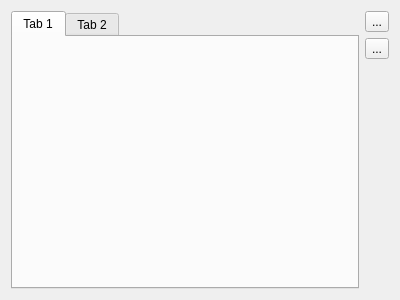
<?xml version="1.0" encoding="UTF-8"?>
<ui version="4.0">
 <class>MultiEdit</class>
 <widget class="QWidget" name="MultiEdit">
  <property name="geometry">
   <rect>
    <x>0</x>
    <y>0</y>
    <width>400</width>
    <height>300</height>
   </rect>
  </property>
  <property name="windowTitle">
   <string>Form</string>
  </property>
  <layout class="QHBoxLayout" name="horizontalLayout">
   <item>
    <widget class="QTabWidget" name="tabWidget">
     <property name="currentIndex">
      <number>0</number>
     </property>
     <widget class="QWidget" name="tab">
      <attribute name="title">
       <string>Tab 1</string>
      </attribute>
     </widget>
     <widget class="QWidget" name="tab_2">
      <attribute name="title">
       <string>Tab 2</string>
      </attribute>
     </widget>
    </widget>
   </item>
   <item>
    <layout class="QVBoxLayout" name="verticalLayout">
     <item>
      <widget class="QToolButton" name="btn_add">
       <property name="text">
        <string>...</string>
       </property>
       <property name="icon">
        <iconset resource="../../../../icons/digits/digits.qrc">
         <normaloff>:/plus_minus/plus.png</normaloff>:/plus_minus/plus.png</iconset>
       </property>
      </widget>
     </item>
     <item>
      <widget class="QToolButton" name="btn_rem">
       <property name="text">
        <string>...</string>
       </property>
       <property name="icon">
        <iconset resource="../../../../icons/digits/digits.qrc">
         <normaloff>:/plus_minus/minus.png</normaloff>:/plus_minus/minus.png</iconset>
       </property>
      </widget>
     </item>
     <item>
      <spacer name="verticalSpacer">
       <property name="orientation">
        <enum>Qt::Vertical</enum>
       </property>
       <property name="sizeHint" stdset="0">
        <size>
         <width>20</width>
         <height>40</height>
        </size>
       </property>
      </spacer>
     </item>
    </layout>
   </item>
  </layout>
 </widget>
 <resources>
  <include location="../../../../icons/digits/digits.qrc"/>
 </resources>
 <connections/>
</ui>
